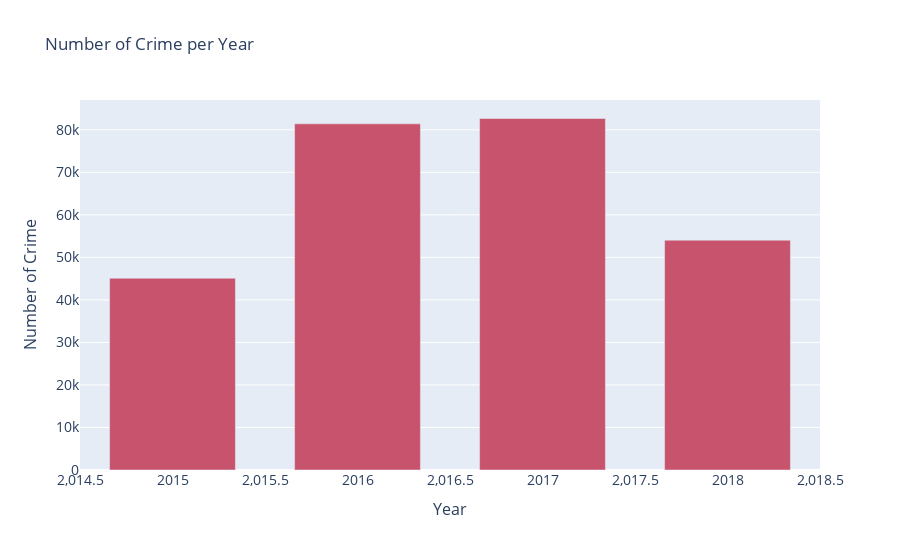

The notebook cell this image was saved under:
### Code cell
fig = go.Figure(layout={'height':550})

fig.add_trace(go.Bar(
    x=df[['YEAR','INCIDENT_NUMBER',]].groupby('YEAR').count().reset_index()['YEAR'], 
    y=df[['YEAR','INCIDENT_NUMBER',]].groupby('YEAR').count().reset_index()['INCIDENT_NUMBER'], 
    name='Crime', 
    marker_color='rgb(200, 83, 109)'))

fig.update_layout(title='Number of Crime per Year', xaxis_tickfont_size=14,

    yaxis=dict(
        title='Number of Crime', 
        titlefont_size=16, 
        tickfont_size=14),

    xaxis=dict(
        title='Year', 
        titlefont_size=16, 
        tickfont_size=14),
        
    legend=dict(x=0, y=1.0, bgcolor='rgba(255, 255, 255, 0)', bordercolor='rgba(255, 255, 255, 0)'), 
                  barmode='group', bargap=0.15, bargroupgap=0.2)
fig.show()

### Figure 1 — Plotly figure (JSON) as saved in the notebook; plotly's stock layout.template omitted (floating-point values rounded to 4 significant figures)
{"data": [{"marker": {"color": "rgb(200, 83, 109)"}, "name": "Crime", "type": "bar", "x": [2015, 2016, 2017, 2018], "y": [45087, 81399, 82659, 54042]}], "layout": {"bargap": 0.15, "bargroupgap": 0.2, "barmode": "group", "height": 550, "legend": {"bgcolor": "rgba(255, 255, 255, 0)", "bordercolor": "rgba(255, 255, 255, 0)", "x": 0, "y": 1}, "title": {"text": "Number of Crime per Year"}, "xaxis": {"tickfont": {"size": 14}, "title": {"font": {"size": 16}, "text": "Year"}}, "yaxis": {"tickfont": {"size": 14}, "title": {"font": {"size": 16}, "text": "Number of Crime"}}}}
